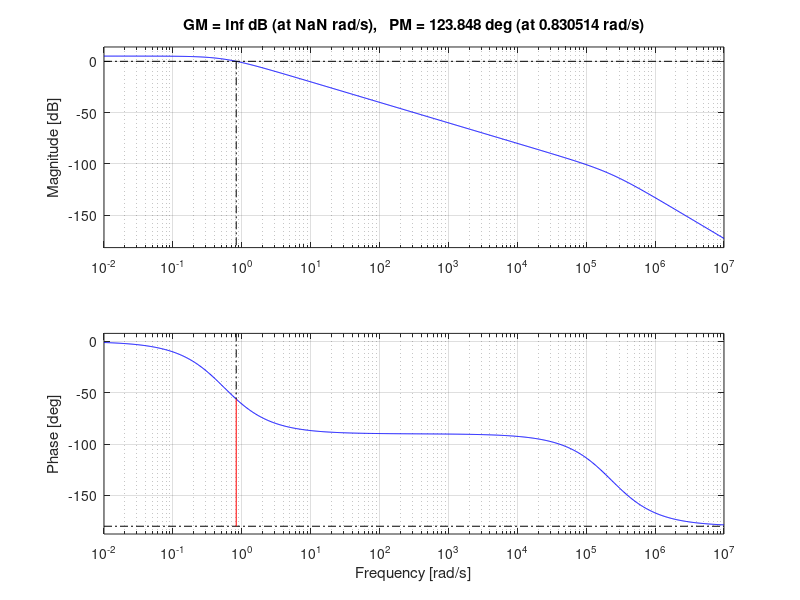
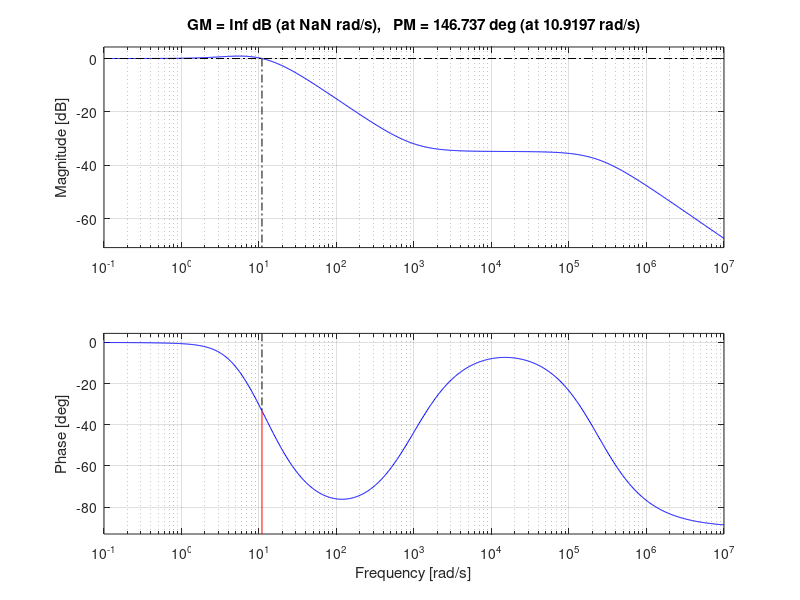

The MATLAB script that drew these images, in order:
% clc;clear;
close all;
% MCK System Modelling
k_oisx=0.557;
c_oisx=0.01;
m=4.33e-6;c=1;k=k_oisx;
mckSys = tf(1,[m c k]);
t = 0:0.1:20;
figure;
subplot(1,2,1);
xlabel('Time (s)');ylabel('Amplitude');
title('Sin Response of MCK System');
lsim(mckSys,sin(0.5*pi*t),t);grid on;hold on;
subplot(1,2,2);
title('FRA Response of MCK System');
margin(mckSys);grid on;hold on;

% simple controller design: PID
Kp=18;Ki=72;Kd=1/54;
pidSys = pid(Kp,Ki,Kd);
closedLoopSys = feedback(pidSys*mckSys,1);
figure;
subplot(1,2,1);
step(closedLoopSys);grid on;
title('Step Response of Closed-Loop System');
subplot(1,2,2);
title('FRA Response of Closed-Loop System');
margin(closedLoopSys);grid on;hold on;
